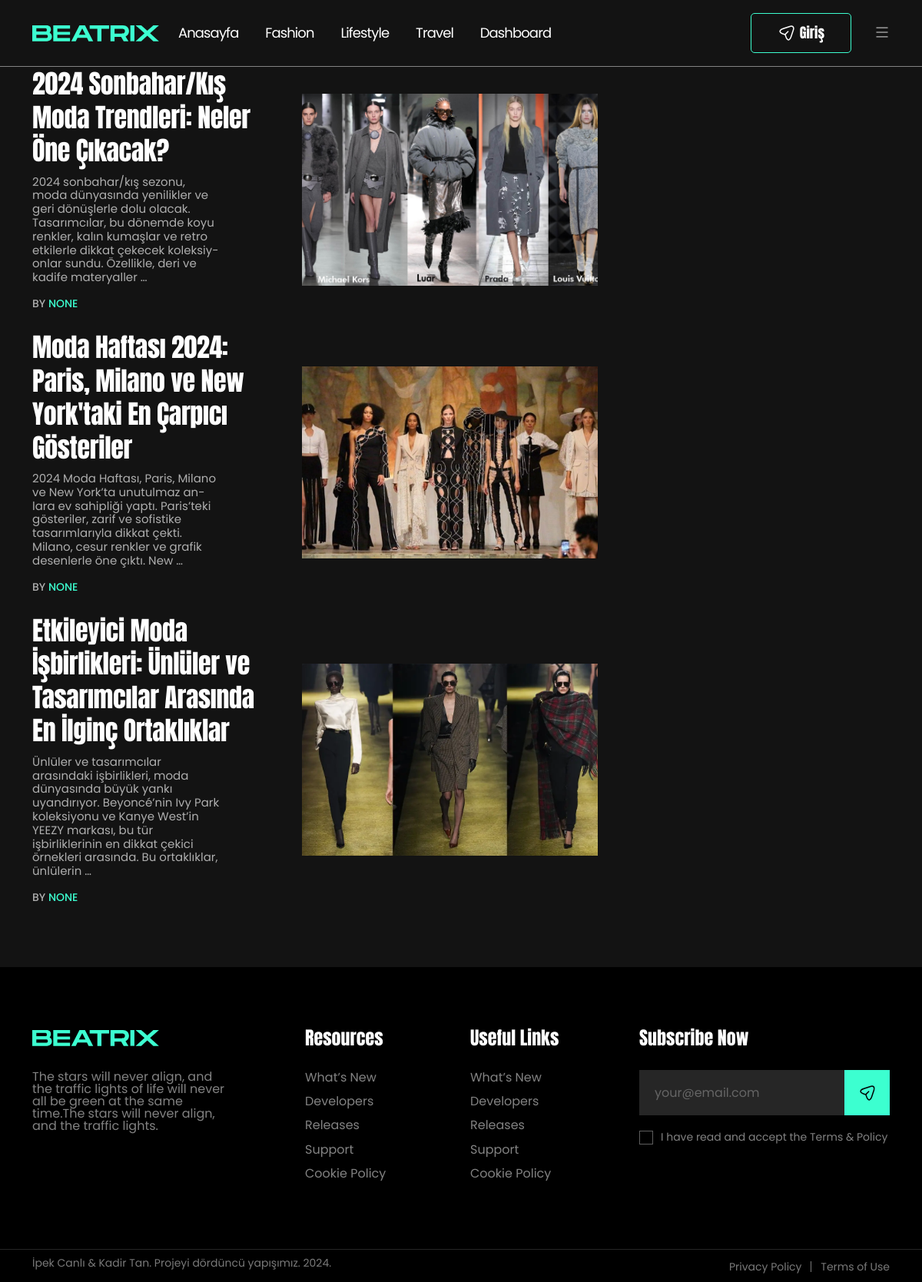
Page /fashion/ on the committed database.
### Writer/models.py (models this page shows, shortened)
class Post(models.Model):
    title = models.CharField(max_length=200)
    user = models.ForeignKey(User, on_delete=models.CASCADE, null=True, blank=True)
    writer = models.ForeignKey('Writer', verbose_name="Yazar", on_delete=models.CASCADE, related_name='posts', null=True, blank=True)
    category = models.ForeignKey(Category, on_delete=models.CASCADE, null=True, blank=True)
    content = RichTextField()
    is_published = models.BooleanField(default=False)
    live_date = models.DateTimeField(default=timezone.now)
    created_date = models.DateTimeField(auto_now_add=True)
    updated_date = models.DateTimeField(auto_now=True)
    image = models.ImageField(upload_to='images/', null=True, blank=True)
    is_delete = models.BooleanField(verbose_name=('Silindi?'), default=False)
    delete_date = models.DateTimeField(verbose_name=('Silinme Tarihi'), blank=True, null=True)
    view_count = models.PositiveIntegerField(default=0)

### Main/views.py (the view)
# urls.py: path('fashion/', fashion, name='fashion'),
def fashion(request):
    fashion_posts = Post.objects.filter(category__name='Fashion')
    return render(request, 'Main/fashion.html', {'fashions': fashion_posts})

### Main/templates/Main/fashion.html (shortened to what this page needs)
{% extends 'Main/base.html' %}
{% load static %}
{% block content %}
  <div class="theme-blog-page-area mb-80">
    <div class="container">
      <div class="row">
        <div class="col-lg-8">
          <div class="row">
            <div class="col-lg-12">
              {% for fashion in fashions %}
                <article class="post-block-style-wrapper post-block-template-four">
                  <div class="post-block-style-inner post-block-list-style-inner">
                    <div class="post-block-content-wrap">
                      <div class="post-item-title">
                        <h2 class="post-title"><a href="{% url 'post-detail' 'fashion' fashion.id %}">{{ fashion.title }}</a></h2>
                      </div>
                      <div class="post-excerpt-box">
                        <p>{{ fashion.content|safe|truncatewords:30 }}</p>
                      </div>
                      <div class="post-bottom-meta-list">
                        <div class="post-meta-author-box">
                          By <a href="javascript:void(0)">{{ fashion.user }}</a>
                        </div>
                      </div>
                    </div>
                    {% if fashion.image %}
                      <div class="post-block-media-wrap">
                        <a href="{% url 'post-detail' 'fashion' fashion.id %}"><img src="{{ fashion.image.url }}" alt="{{ fashion.title }}" /></a>
                      </div>
                    {% endif %}
                  </div>
                </article>
              {% endfor %}
            </div>
          </div>
        </div>
        <div class="col-lg-4"></div>
      </div>
    </div>
  </div>
{% endblock %}

### Writer/static/assets/css/app.css (style rules this page uses)
:root { --primary-color: #3CFFD0; --secondary-color: #3CFFD0; --secondary-color-alt: #000; --heading-color: #ffffff; --body-color: #ffffff; --paragraph-color: #ffffff; --primary-font: "Anton", sans-serif; --secondary-font: "Poppins", sans-serif; --font-awesome: "Font Awesome 5 Pro"; --font-size-b1: 18px; --font-size-b2: 16px; --font-size-b3: 14px; --font-size-b4: 12px; --line-height-body: 22px; --line-height-b1: 1.6; --line-height-b2: 1.5; --line-height-b3: 1.4; --line-height-b4: 1.3; }
html { -webkit-text-size-adjust: 100%; -ms-text-size-adjust: 100%; overflow-x: hidden; font-family: var(--secondary-font); }
* { -webkit-box-sizing: border-box; box-sizing: border-box; outline: none; -moz-osx-font-smoothing: grayscale; -webkit-font-smoothing: antialiased; }
body { margin: 0; color: var(--body-color); font-family: var(--secondary-font); line-height: var(--line-height-body); font-size: var(--font-size-b1); background-color: #131313; }
h2 { font-size: 35px; line-height: 1.3380952381; }
h1, h2, h3, h4, h5, h6 { color: var(--heading-color); font-family: var(--primary-font); font-weight: 400; }
p { color: var(--paragraph-color); -webkit-hyphens: auto; -ms-hyphens: auto; hyphens: auto; margin-bottom: 10px; }
a { color: inherit; text-decoration: none; -webkit-transition: 0.4s; transition: 0.4s; }
a, a:hover, a:focus, a:active { text-decoration: none; outline: none; color: inherit; }
article, aside, details, figcaption, figure, footer, header, nav, section, summary { display: block; }
img { max-width: 100%; height: auto; }
.mb-80 { margin-bottom: 80px; }
article.post-block-style-wrapper { position: relative; margin-bottom: 24px; }
.post-block-style-wrapper .post-block-style-inner { position: relative; }
.post-block-style-wrapper .post-block-media-wrap { position: relative; margin-bottom: 20px; }
.post-block-style-wrapper .post-block-media-wrap a { position: relative; transition: .3s ease-in; display: block; overflow: hidden; }
.post-block-style-wrapper .post-block-media-wrap a img { transition: .35s ease-in; display: block; overflow: hidden; width: 100%; object-fit: cover; height: 405px; }
.post-block-style-wrapper .post-block-content-wrap h2.post-title { font-size: 40px; margin-bottom: 10px; line-height: 1.0875; letter-spacing: -0.01em; max-width: 92%; }
.post-block-style-wrapper .post-block-content-wrap h2.post-title a { color: #fff; }
.post-block-style-wrapper .post-block-content-wrap .post-excerpt-box { margin-bottom: 15px; max-width: 85%; }
.post-block-style-wrapper .post-block-content-wrap .post-excerpt-box p { margin: 0; font-size: 16px; font-weight: 400; color: #AEAEAE; line-height: 1.1875; }
.post-bottom-meta-list { display: flex; flex-wrap: wrap; line-height: 1.5; align-items: center; font-size: 14px; font-weight: 500; color: #AFAFAF; text-transform: uppercase; }
.post-bottom-meta-list div { margin-right: 10px; }
.post-meta-author-box a { color: var(--primary-color); }
article.post-block-style-wrapper:last-child { margin-bottom: 0; }
.post-block-style-inner.post-block-list-style-inner { display: flex; justify-content: flex-start; align-items: center; transition: all .3s ease-in; }
.post-block-template-four .post-block-media-wrap { margin-bottom: 0; margin-right: 0; display: block; overflow: hidden; width: 100%; min-width: 385px; max-width: min-content; margin-left: 24px; }
.post-block-template-four .post-block-media-wrap a img { height: 250px; }
.post-block-template-four .post-block-content-wrap h2.post-title { font-size: 34px; max-width: 90%; line-height: 1.2795; margin-bottom: 10px; }
.post-block-template-four .post-block-content-wrap .post-excerpt-box { margin-bottom: 15px; max-width: 75%; }

### Writer/static/assets/css/responsive.css (style rules this page uses)
@media (min-width: 1200px) and (max-width: 1399px) { .post-block-style-wrapper .post-block-content-wrap .post-excerpt-box p { font-size: 15px; } }

### rows in the picture
Post: title "2024 Sonbahar/Kış Moda Trendleri: Neler Öne Çıkacak?", content "2024 sonbahar/kış sezonu, moda dünyasında yenilikler ve geri dönüşlerle dolu olacak. Tasarımcılar, bu dönemde koyu renkler, kalın kumaşlar ve retro etkilerle dikkat çekecek koleksiyonlar sundu. Özellikle, deri ve kadife materyaller …", user "NONE", image (picture)
Post: title "Moda Haftası 2024: Paris, Milano ve New York'taki En Çarpıcı Gösteriler", content "2024 Moda Haftası, Paris, Milano ve New York’ta unutulmaz anlara ev sahipliği yaptı. Paris’teki gösteriler, zarif ve sofistike tasarımlarıyla dikkat çekti. Milano, cesur renkler ve grafik desenlerle öne çıktı. New …", user "NONE", image (picture)
Post: title "Etkileyici Moda İşbirlikleri: Ünlüler ve Tasarımcılar Arasında En İlginç Ortaklıklar", content "Ünlüler ve tasarımcılar arasındaki işbirlikleri, moda dünyasında büyük yankı uyandırıyor. Beyoncé’nin Ivy Park koleksiyonu ve Kanye West’in YEEZY markası, bu tür işbirliklerinin en dikkat çekici örnekleri arasında. Bu ortaklıklar, ünlülerin …", user "NONE", image (picture)
